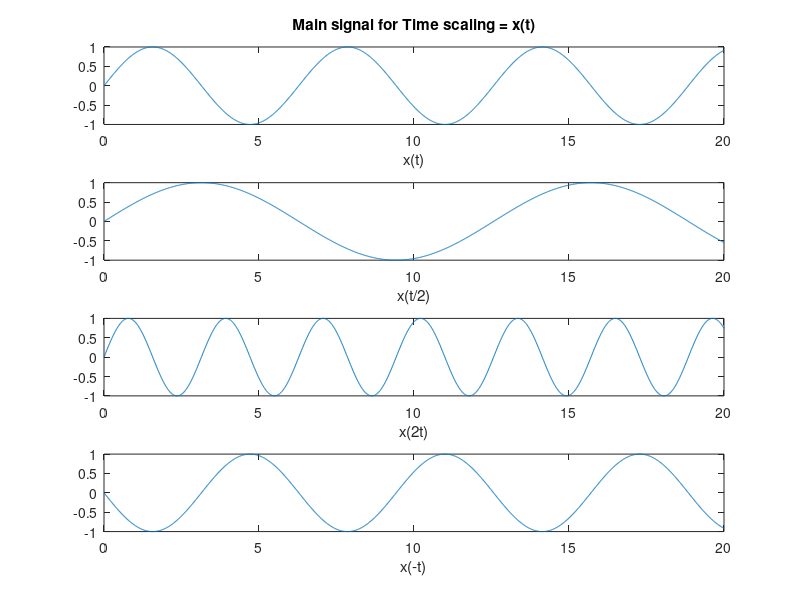

Reproduce this figure in MATLAB.
%Time Scaling
t=0:0.01:20;
x = sin(t);
subplot(411);
grid on;
plot(t,x);
title('Main signal for Time scaling = x(t)');
xlabel('x(t)');

%Time Scaling
t=0:0.01:20;
x = sin(t/2);
subplot(412);
grid on;
plot(t,x);
xlabel('x(t/2)');


t=0:0.01:20;
x = sin(2*t);
subplot(413);
grid on;
plot(t,x);
xlabel('x(2t)');

t=0:0.01:20;
x = sin(-t);
subplot(414);
grid on;
plot(t,x);
xlabel('x(-t)');